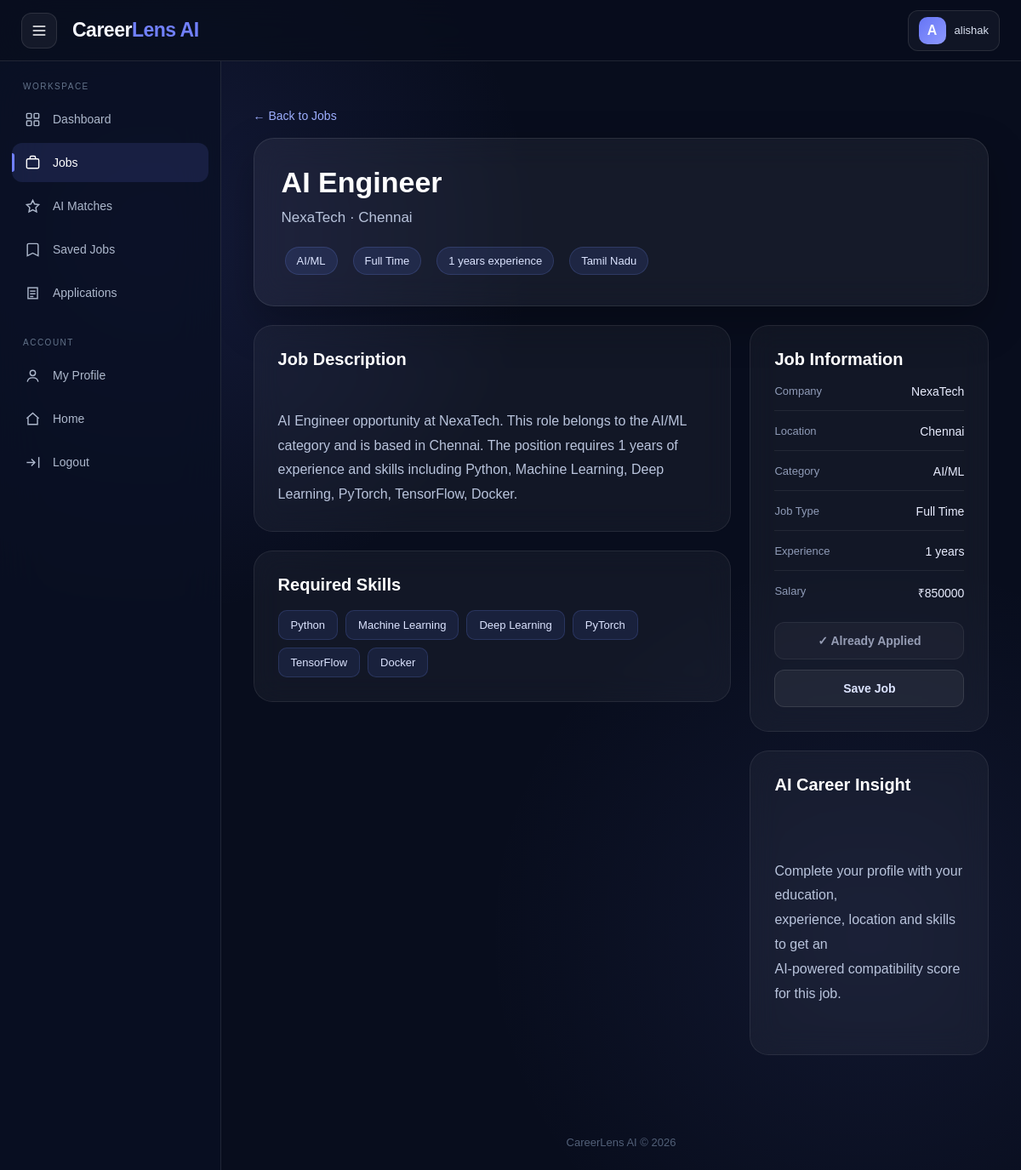
The page /jobs/1/ (signed in) on the database its author committed.
### jobs/models.py (models this page shows, shortened)
class Job(models.Model):
    JOB_TYPE_CHOICES = [
        ("Full Time", "Full Time"),
        ("Internship", "Internship"),
        ("Contract", "Contract"),
    ]
    title = models.CharField(max_length=200)
    company = models.CharField(max_length=200)
    description = models.TextField()
    education = models.CharField(
        max_length=100,
        blank=True
    )
    experience_years = models.PositiveIntegerField(default=0)
    location = models.CharField(max_length=100)
    state = models.CharField(
        max_length=100,
        blank=True
    )
    category = models.CharField(max_length=100)
    salary_inr = models.PositiveIntegerField(
        null=True,
        blank=True
    )
    job_type = models.CharField(
        max_length=30,
        choices=JOB_TYPE_CHOICES
    )
    skills = models.ManyToManyField(
        Skill,
        through="JobSkill",
        related_name="jobs"
    )
    application_url = models.URLField(
        blank=True
    )
    is_active = models.BooleanField(default=True)
    created_at = models.DateTimeField(auto_now_add=True)

class Skill(models.Model):
    name = models.CharField(max_length=100, unique=True)

### jobs/views.py (the view)
# urls.py: path("jobs/<int:job_id>/", views.job_detail, name="job_detail"),
@login_required
def job_detail(request, job_id):
    job = get_object_or_404(
        Job,
        id=job_id,
        is_active=True
    )
    saved = SavedJob.objects.filter(
        user=request.user,
        job=job
    ).exists()
    applied = Application.objects.filter(
        user=request.user,
        job=job
    ).exists()
    return render(
        request,
        "job_detail.html",
        {
            "job": job,
            "saved": saved,
            "applied": applied,
        }
    )

### jobs/templates/job_detail.html (shortened to what this page needs)
{% extends "base.html" %}
{% block content %}
<div class="job-detail-page">
    <a href="{% url 'job_list' %}" class="back-link">
        ← Back to Jobs
    </a>
    <div class="job-header">
        <div class="job-header-top">
            <div>
                <h1 class="job-title">
                    {{ job.title }}
                </h1>
                <div class="company-name">
                    {{ job.company }} · {{ job.location }}
                </div>
                <div class="job-meta">
                    <span class="tag">
                        {{ job.category }}
                    </span>
                    <span class="tag">
                        {{ job.job_type }}
                    </span>
                    <span class="tag">
                        {{ job.experience_years }} years experience
                    </span>
                    {% if job.state %}
                    <span class="tag">
                        {{ job.state }}
                    </span>
                    {% endif %}
                </div>
            </div>
        </div>
    </div>
    <div class="job-grid">
        <div>
            <div class="detail-card">
                <h2>
                    Job Description
                </h2>
                <div class="description">
                    {{ job.description }}
                </div>
            </div>
            <div class="detail-card" style="margin-top:22px;">
                <h2>
                    Required Skills
                </h2>
                <div class="skills-container">
                    {% for skill in job.skills.all %}
                        <span class="skill-tag">
                            {{ skill.name }}
                        </span>
                    {% empty %}
                        <span class="description">
                            No specific skills listed.
                        </span>
                    {% endfor %}
                </div>
            </div>
        </div>
        <div>
            <div class="detail-card">
                <h2>
                    Job Information
                </h2>
                <div class="info-list">
                    <div class="info-item">
                        <span class="info-label">
                            Company
                        </span>
                        <span class="info-value">
                            {{ job.company }}
                        </span>
                    </div>
                    <div class="info-item">
                        <span class="info-label">
                            Location
                        </span>
                        <span class="info-value">
                            {{ job.location }}
                        </span>
                    </div>
                    <div class="info-item">
                        <span class="info-label">
                            Category
                        </span>
                        <span class="info-value">
                            {{ job.category }}
                        </span>
                    </div>
                    <div class="info-item">
                        <span class="info-label">
                            Job Type
                        </span>
                        <span class="info-value">
                            {{ job.job_type }}
                        </span>
                    </div>
                    <div class="info-item">
                        <span class="info-label">
                            Experience
                        </span>
                        <span class="info-value">
                            {{ job.experience_years }} years
                        </span>
                    </div>
                    {% if job.salary_inr %}
                    <div class="info-item">
                        <span class="info-label">
                            Salary
                        </span>
                        <span class="info-value">
                            ₹{{ job.salary_inr }}
                        </span>
                    </div>
                    {% endif %}
                </div>
                <div class="actions">
                    {% if not applied %}
                        <a href="{% url 'apply_job' job.id %}"
                           class="action-btn primary-btn">
                            Apply for this Job
                        </a>
                    {% else %}
                        <span class="action-btn secondary-btn disabled-btn">
                            ✓ Already Applied
                        </span>
                    {% endif %}
                    <a href="{% url 'save_job' job.id %}"
                       class="action-btn secondary-btn">
                        {% if saved %}
                            Remove from Saved
                        {% else %}
                            Save Job
                        {% endif %}
                    </a>
                </div>
            </div>
            <div class="detail-card" style="margin-top:22px;">
                <h2>
                    AI Career Insight
                </h2>
                {% if match_score %}
                    <p class="description">
                        This job has been analyzed against your
                        profile using the CareerLens AI matching
                        system.
                        {% if match_score >= 80 %}
                            Your profile shows a strong compatibility
                            with this role.
                        {% elif match_score >= 60 %}
                            You have a reasonable match, but improving
                            some missing skills could increase your
                            compatibility.
                        {% else %}
                            Consider developing the missing skills
                            before applying.
                        {% endif %}
                    </p>
                {% else %}
                    <p class="description">
                        Complete your profile with your education,
                        experience, location and skills to get an
                        AI-powered compatibility score for this job.
                    </p>
                {% endif %}
            </div>
        </div>
    </div>
</div>
{% endblock %}

### jobs/templates/base.html (shortened to what this page needs)
{% load static %}
<!DOCTYPE html>
<html lang="en">
<head>
</head>
<body>
<header class="topbar">
    <div class="topbar-left">
        <button
            type="button"
            class="sidebar-toggle"
            id="sidebarToggle">
            <svg
                viewBox="0 0 24 24"
                fill="none"
                stroke="currentColor"
                stroke-width="2"
                stroke-linecap="round">
                <line x1="4" y1="6" x2="20" y2="6"/>
                <line x1="4" y1="12" x2="20" y2="12"/>
                <line x1="4" y1="18" x2="20" y2="18"/>
            </svg>
        </button>
        <a href="{% url 'home' %}">
            <div class="logo">
                Career<span>Lens AI</span>
            </div>
        </a>
    </div>
    <div class="topbar-right">
        {% if user.is_authenticated %}
            <div class="top-user">
                <div class="avatar">
                    {{ request.user.username|first|upper }}
                </div>
                <span class="top-username">
                    {{ request.user.username }}
                </span>
            </div>
        {% endif %}
    </div>
</header>
<aside class="sidebar">
    {% if user.is_authenticated %}
        <div class="sidebar-title">
            Workspace
        </div>
        <nav class="sidebar-menu">
            <a
                href="{% url 'dashboard' %}"
                class="sidebar-link">
                <span class="sidebar-icon">
                    <svg
                        viewBox="0 0 24 24"
                        fill="none"
                        stroke="currentColor"
                        stroke-width="1.8">
                        <rect x="3" y="3"
                              width="7" height="7"
                              rx="1"/>
                        <rect x="14" y="3"
                              width="7" height="7"
                              rx="1"/>
                        <rect x="3" y="14"
                              width="7" height="7"
                              rx="1"/>
                        <rect x="14" y="14"
                              width="7" height="7"
                              rx="1"/>
                    </svg>
                </span>
                <span class="sidebar-label">
                    Dashboard
                </span>
            </a>
            <a
                href="{% url 'job_list' %}"
                class="sidebar-link">
                <span class="sidebar-icon">
                    <svg
                        viewBox="0 0 24 24"
                        fill="none"
                        stroke="currentColor"
                        stroke-width="1.8">
                        <rect x="3" y="6"
                              width="18"
                              height="14"
                              rx="2"/>
                        <path
                            d="M8 6V4a2 2 0 0 1 2-2h4a2 2 0 0 1 2 2v2"/>
                    </svg>
                </span>
                <span class="sidebar-label">
                    Jobs
                </span>
            </a>
            <a
                href="{% url 'recommendations' %}"
                class="sidebar-link">
                <span class="sidebar-icon">
                    <svg
                        viewBox="0 0 24 24"
                        fill="none"
                        stroke="currentColor"
                        stroke-width="1.8">
                        <path
                            d="M12 3l2.7 5.5L21 9.4l-4.5 4.4 1.1 6.2L12 17.1 6.4 20l1.1-6.2L3 9.4l6.3-.9L12 3z"/>
                    </svg>
                </span>
                <span class="sidebar-label">
                    AI Matches
                </span>
            </a>
            <a
                href="{% url 'saved_jobs' %}"
                class="sidebar-link">
                <span class="sidebar-icon">
                    <svg
                        viewBox="0 0 24 24"
                        fill="none"
                        stroke="currentColor"
                        stroke-width="1.8">
                        <path
                            d="M6 3h12a2 2 0 0 1 2 2v16l-8-4-8 4V5a2 2 0 0 1 2-2z"/>
                    </svg>
                </span>
                <span class="sidebar-label">
                    Saved Jobs
                </span>
            </a>
            <a
                href="{% url 'applications' %}"
                class="sidebar-link">
                <span class="sidebar-icon">
                    <svg
                        viewBox="0 0 24 24"
                        fill="none"
                        stroke="currentColor"
                        stroke-width="1.8">
                        <rect
                            x="5"
                            y="4"
                            width="14"
                            height="16"/>
                        <path d="M8 9h8"/>
                        <path d="M8 13h8"/>
                        <path d="M8 17h5"/>
                    </svg>
                </span>
                <span class="sidebar-label">
                    Applications
                </span>
            </a>
        </nav>
        <div style="height:30px;"></div>
        <div class="sidebar-title">
            Account
        </div>
        <nav class="sidebar-menu">
            <a
                href="{% url 'profile' %}"
                class="sidebar-link">
                <span class="sidebar-icon">
                    <svg
                        viewBox="0 0 24 24"
                        fill="none"
                        stroke="currentColor"
                        stroke-width="1.8">
                        <circle cx="12"
                                cy="8"
                                r="4"/>
                        <path
                            d="M4 21c.8-4.2 3.5-6 8-6s7.2 1.8 8 6"/>
                    </svg>
                </span>
                <span class="sidebar-label">
                    My Profile
                </span>
            </a>
            <a
                href="{% url 'home' %}"
                class="sidebar-link">
                <span class="sidebar-icon">
                    <svg
                        viewBox="0 0 24 24"
                        fill="none"
                        stroke="currentColor"
                        stroke-width="1.8">
                        <path d="M3 11l9-8 9 8"/>
                        <path d="M5 10v10h14V10"/>
                    </svg>
                </span>
                <span class="sidebar-label">
                    Home
                </span>
            </a>
            <a
                href="{% url 'logout' %}"
                class="sidebar-link">
                <span class="sidebar-icon">
                    <svg
                        viewBox="0 0 24 24"
                        fill="none"
                        stroke="currentColor"
                        stroke-width="1.8">
                        <path d="M10 17l5-5-5-5"/>
                        <path d="M15 12H3"/>
                        <path d="M21 4v16"/>
                    </svg>
                </span>
                <span class="sidebar-label">
                    Logout
                </span>
            </a>
        </nav>
    {% endif %}
</aside>
<main class="main-content">
    <div class="container">
        {% block content %}
        {% endblock %}
    </div>
    <footer>
        CareerLens AI &copy; 2026
    </footer>
</main>
</body>
</html>

### rows shown on the page
Job: title "AI Engineer", company "NexaTech", location "Chennai", category "AI/ML", job_type "Full Time", experience_years "1", state "Tamil Nadu", description "AI Engineer opportunity at NexaTech. This role belongs to the AI/ML category and is based in Chennai. The position requires 1 years of experience and skills including Python, Machine Learning, Deep Learning, PyTorch, TensorFlow, Docker.", salary_inr "850000"
Skill: name "Python"
Skill: name "Machine Learning"
Skill: name "Deep Learning"
Skill: name "PyTorch"
Skill: name "TensorFlow"
Skill: name "Docker"

### other values the page prints
{{ request.user.username|first|upper }} "A"
{{ request.user.username }} "alishak"
